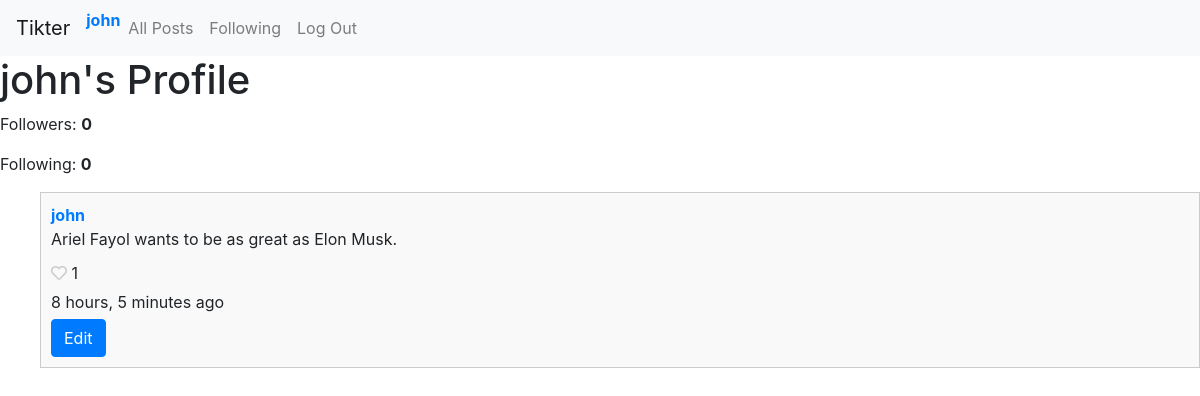
The page /user/john (signed in) on the database as committed earlier.
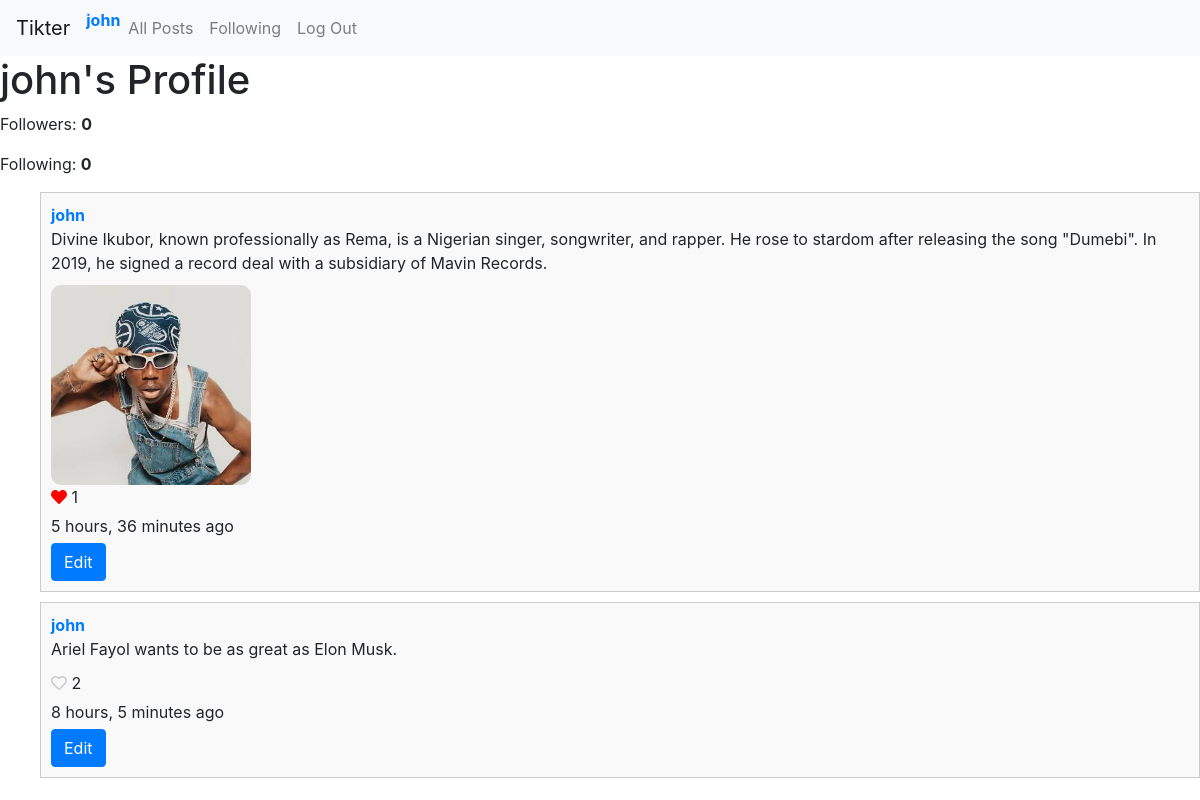
The same page on the database as committed later.
### network/models.py (models this page shows, shortened)
class User(AbstractUser):
    pass

class Post(models.Model):
    user = models.ForeignKey(User, on_delete=models.CASCADE, related_name='posts')
    content = models.TextField()
    timestamp = models.DateTimeField(auto_now_add=True)
    image = models.ImageField(upload_to='network/images/post_images/', blank=True, null=True)
    likes = models.ManyToManyField(User, related_name='liked_posts', blank=True)
    def num_likes(self):
        return self.likes.count()

### network/views.py (the view)
# urls.py: path('user/<str:username>', views.profile, name='profile'),
@login_required(login_url='network:login')
def profile(request, username):
    profile_user = User.objects.get(username=username)
    posts = profile_user.posts.order_by('-timestamp')
    is_following = profile_user.followers.filter(user=request.user).exists()
    return render(request, 'network/profile.html', {
        'profile_user': profile_user,
        'posts': posts,
        'is_following': bool(is_following)
    })

### network/templates/network/profile.html (shortened to what this page needs)
{% extends 'network/layout.html' %}
{% block body %}
    <div class="profile-info">
        <h1>{{ profile_user.username }}'s Profile</h1>
        <p>Followers: <strong class="followers-count">{{ profile_user.followers.count }}</strong></p>
        <p>Following: <strong class="following-count">{{ profile_user.following.count }}</strong></p>
    </div>
    <ul>
        {% for post in posts%}
            {% include 'network/post_display.html' with post=post user=user %}
        {% endfor %}
    </ul>
{% endblock %}

### network/templates/network/layout.html (shortened to what this page needs)
{% load static %}
<!DOCTYPE html>
<html lang="en">
    <head>
        <link rel="stylesheet" href="https://stackpath.bootstrapcdn.com/bootstrap/4.4.1/css/bootstrap.min.css"
>
        <link rel="stylesheet" href="https://cdnjs.cloudflare.com/ajax/libs/font-awesome/5.15.3/css/all.min.css">
        <link href="{% static 'network/styles.css' %}" rel="stylesheet" type="text/css">
    </head>
    <body>
        <nav class="navbar navbar-expand-lg navbar-light bg-light">
            <a class="navbar-brand" href="{% url 'network:index' %}">Tikter</a>
            <div>
              <ul class="navbar-nav mr-auto">
                {% if user.is_authenticated %}
                    <li class="nav-item">
                        <a href="{% url 'network:profile' username=user.username %}"><strong>{{ user.username }}</strong></a>
                    </li>
                {% endif %}
                <li class="nav-item">
                  <a class="nav-link" href="{% url 'network:index' %}">All Posts</a>
                </li>
                {% if user.is_authenticated %}
                    <li class="nav-item">
                        <a class="nav-link" href="{% url 'network:following' %}">Following</a>
                    </li>
                    <li class="nav-item">
                        <a class="nav-link" href="{% url 'network:logout' %}">Log Out</a>
                    </li>
                {% endif %}
              </ul>
            </div>
          </nav>
        <div class="body">
            {% block body %}
            {% endblock %}
        </div>
    </body>
</html>

### network/templates/network/post_display.html (shortened to what this page needs)
<li class="post-li">
    <div class="post-section">
    <a href="{% url 'network:profile' username=post.user.username%}"><strong>{{ post.user.username }}</strong></a>
    <p class="p-content">{{ post.content }}</p>
    <div class="image-container">
        {% if post.image %}
            <img src="{{ post.image.url }}" alt="Post Image" class="post-image">
        {% endif %}
    </div>
    {% if user.is_authenticated %}
        <p>
            <span class="like-button" data-post-id="{{ post.id }}" >
                {% if post in user.liked_posts.all %}
                    <i class="heart-icon fas fa-heart liked"></i>
                {% else %}
                    <i class="heart-icon far fa-heart"></i>
                {% endif %}
            </span>
            <span class="like-count">{{ post.num_likes }}</span>
        </p>
    {% else %}
        <p><i class="far fa-heart"></i> <span class="like-count">{{ post.num_likes }} </span></p>
    {% endif %}
    <p>{{ post.timestamp|timesince }} ago</p>
    </div>
    {% if user == post.user %}
    <div class="edit-section">{% csrf_token %}
        <div><button class="btn btn-primary edit-btn" data-post-id="{{ post.id}}">Edit</button></div>
    </div>
    {% endif %}
</li>

### network/static/network/styles.css (style rules this page uses)
.post-li { padding: 10px; margin-bottom: 10px; border: 1px solid #ccc; background-color: #f9f9f9; list-style: none; }
.post-li strong { font-weight: bold; }
.post-li p { margin-bottom: 5px; }
.heart-icon { color: #ccc; cursor: pointer; }
.heart-icon.liked { color: red; }
.image-container { margin-top: 10px; }
.post-image { height: 200px; border-radius: 10px; }

Rows that differ between the two databases and show on the page:
added Post: user.username "john", content "Divine Ikubor, known professionally as Rema, is a Nigerian singer, songwriter, and rapper. He rose to stardom after releasing the song \"Dumebi\". In 2019, he signed a record deal with a subsidiary of Mavin Records.", image (picture), num_likes "1", timestamp "5 hours, 36 minutes"
computed for Post "Ariel Fayol wants to be as great as Elon Musk.": num_likes "1" → "2"
